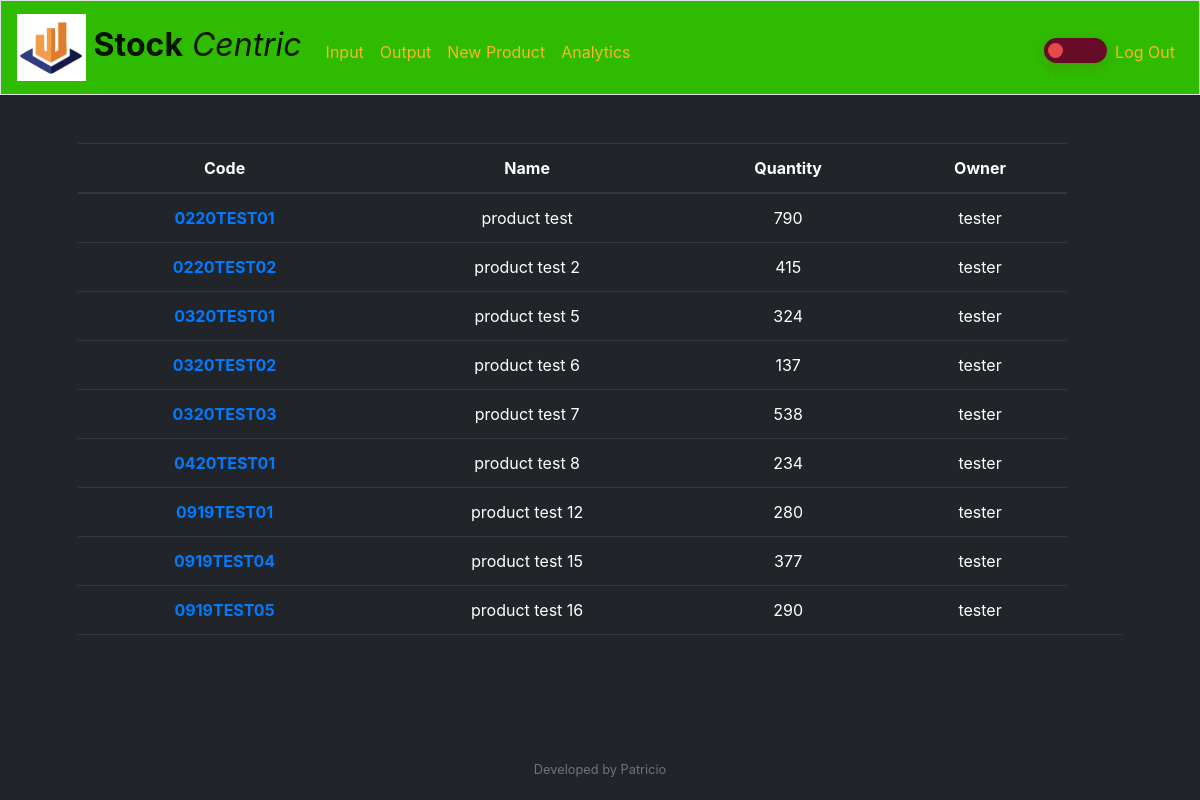
The page / (signed in) on the database its author committed.
### tables this page shows
CREATE TABLE 'dim_product' (
       'id' integer PRIMARY KEY AUTOINCREMENT NOT NULL,
       'code' varchar(200) NOT NULL,
       'name' varchar(200) NOT NULL,
       'create_time' date not null);

### application.py (the view)
@app.route("/")
@login_required
def index():
    inventorys = db.execute("""SELECT dp.code, dp.name, sum(p.quantity) as quantity, u.alias \n
                    FROM ft_product p LEFT JOIN dim_product dp ON (p.product_id=dp.id) \n
                    LEFT JOIN dim_users u on (u.id=p.user_id) \n
                    GROUP BY 1,2,4""")
    return render_template("index.html", inventorys=inventorys)

### helpers.py (called while the page is built)
def login_required(f):
    @wraps(f)
    def decorated_function(*args, **kwargs):
        if session.get("user_id") is None:
            return redirect("/login")
        return f(*args, **kwargs)
    return decorated_function

### templates/index.html (shortened to what this page needs)
{% extends "layout.html" %}
{% block main %}
    <table class="table table-hover table-dark">
      <thead>
        <tr>
          <th scope="col">Code</th>
          <th scope="col">Name</th>
          <th scope="col">Quantity</th>
          <th scope="col">Owner</th>
        </tr>
      </thead>
      <tbody>
        {% for inventory in inventorys %}
          <tr id={{ inventorys.id }}>
            <th scope="row"><a class="code" href="/history/{{ inventory.code }}">{{ inventory.code }}</a></th>
            <td>{{ inventory.name }}</td>
            <td>{{ inventory.quantity }}</td>
            <td>{{ inventory.alias }}</td>
          </tr>
        {% endfor %}
      </tbody>
      <tfoot>
            <tr>
                <td colspan="4"></td>
                <td>{{ sum_total }}</td>
            </tr>
        </tfoot>
    </table>
{% endblock %}

### static/styles.css (style rules this page uses)
.color-fondo { background-color: #212529; }

### rows shown on the page
dim_product: code "0220TEST01", name "product test", quantity "790", alias "tester"
dim_product: code "0220TEST02", name "product test 2", quantity "415", alias "tester"
dim_product: code "0320TEST01", name "product test 5", quantity "324", alias "tester"
dim_product: code "0320TEST02", name "product test 6", quantity "137", alias "tester"
dim_product: code "0320TEST03", name "product test 7", quantity "538", alias "tester"
dim_product: code "0420TEST01", name "product test 8", quantity "234", alias "tester"
dim_product: code "0919TEST01", name "product test 12", quantity "280", alias "tester"
dim_product: code "0919TEST04", name "product test 15", quantity "377", alias "tester"
dim_product: code "0919TEST05", name "product test 16", quantity "290", alias "tester"
